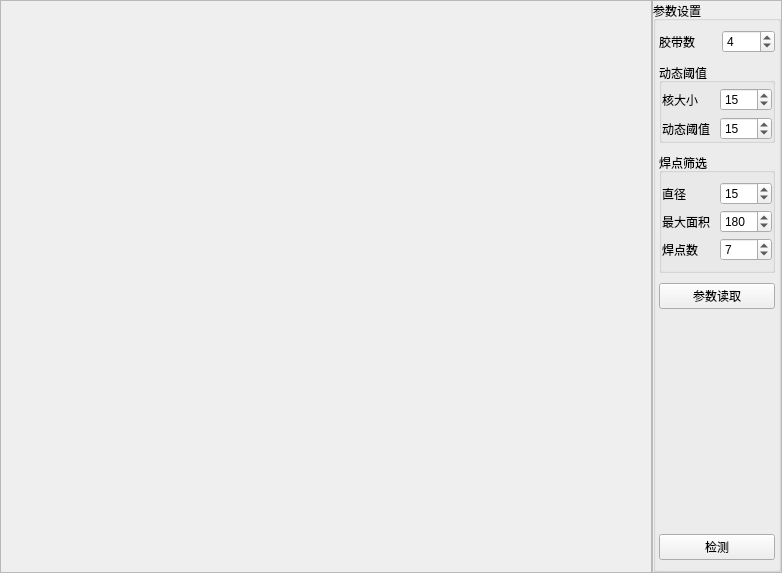
<?xml version="1.0" encoding="UTF-8"?>
<ui version="4.0">
 <class>CCheckHanRegWidget</class>
 <widget class="QWidget" name="CCheckHanRegWidget">
  <property name="geometry">
   <rect>
    <x>0</x>
    <y>0</y>
    <width>782</width>
    <height>573</height>
   </rect>
  </property>
  <property name="windowTitle">
   <string>Form</string>
  </property>
  <layout class="QHBoxLayout" name="horizontalLayout">
   <property name="spacing">
    <number>0</number>
   </property>
   <property name="leftMargin">
    <number>0</number>
   </property>
   <property name="topMargin">
    <number>0</number>
   </property>
   <property name="rightMargin">
    <number>0</number>
   </property>
   <property name="bottomMargin">
    <number>0</number>
   </property>
   <item>
    <widget class="QFrame" name="frame">
     <property name="sizePolicy">
      <sizepolicy hsizetype="Preferred" vsizetype="Preferred">
       <horstretch>5</horstretch>
       <verstretch>0</verstretch>
      </sizepolicy>
     </property>
     <property name="frameShape">
      <enum>QFrame::StyledPanel</enum>
     </property>
     <property name="frameShadow">
      <enum>QFrame::Raised</enum>
     </property>
     <layout class="QHBoxLayout" name="horizontalLayout_2">
      <property name="spacing">
       <number>0</number>
      </property>
      <property name="leftMargin">
       <number>0</number>
      </property>
      <property name="topMargin">
       <number>0</number>
      </property>
      <property name="rightMargin">
       <number>0</number>
      </property>
      <property name="bottomMargin">
       <number>0</number>
      </property>
      <item>
       <layout class="QVBoxLayout" name="vlay_widget"/>
      </item>
     </layout>
    </widget>
   </item>
   <item>
    <widget class="QFrame" name="frame_2">
     <property name="sizePolicy">
      <sizepolicy hsizetype="Preferred" vsizetype="Preferred">
       <horstretch>1</horstretch>
       <verstretch>0</verstretch>
      </sizepolicy>
     </property>
     <property name="frameShape">
      <enum>QFrame::StyledPanel</enum>
     </property>
     <property name="frameShadow">
      <enum>QFrame::Raised</enum>
     </property>
     <layout class="QVBoxLayout" name="vlay_pam">
      <property name="spacing">
       <number>0</number>
      </property>
      <property name="leftMargin">
       <number>0</number>
      </property>
      <property name="topMargin">
       <number>0</number>
      </property>
      <property name="rightMargin">
       <number>0</number>
      </property>
      <property name="bottomMargin">
       <number>0</number>
      </property>
      <item>
       <layout class="QVBoxLayout" name="verticalLayout">
        <item>
         <widget class="QGroupBox" name="groupBox">
          <property name="title">
           <string>参数设置</string>
          </property>
          <layout class="QVBoxLayout" name="verticalLayout_2">
           <property name="spacing">
            <number>10</number>
           </property>
           <property name="leftMargin">
            <number>3</number>
           </property>
           <property name="rightMargin">
            <number>3</number>
           </property>
           <item>
            <layout class="QHBoxLayout" name="horizontalLayout_3">
             <item>
              <widget class="QLabel" name="label">
               <property name="text">
                <string>胶带数</string>
               </property>
              </widget>
             </item>
             <item>
              <widget class="QSpinBox" name="spin_tapeNum">
               <property name="value">
                <number>4</number>
               </property>
              </widget>
             </item>
            </layout>
           </item>
           <item>
            <widget class="QGroupBox" name="groupBox_3">
             <property name="title">
              <string>动态阈值</string>
             </property>
             <property name="flat">
              <bool>true</bool>
             </property>
             <layout class="QVBoxLayout" name="verticalLayout_4">
              <property name="leftMargin">
               <number>0</number>
              </property>
              <property name="topMargin">
               <number>5</number>
              </property>
              <property name="rightMargin">
               <number>0</number>
              </property>
              <property name="bottomMargin">
               <number>0</number>
              </property>
              <item>
               <layout class="QHBoxLayout" name="horizontalLayout_8">
                <item>
                 <widget class="QLabel" name="label_6">
                  <property name="text">
                   <string>核大小</string>
                  </property>
                 </widget>
                </item>
                <item>
                 <widget class="QSpinBox" name="spin_dynkernel">
                  <property name="value">
                   <number>15</number>
                  </property>
                 </widget>
                </item>
               </layout>
              </item>
              <item>
               <layout class="QHBoxLayout" name="horizontalLayout_6">
                <item>
                 <widget class="QLabel" name="label_4">
                  <property name="text">
                   <string>动态阈值</string>
                  </property>
                 </widget>
                </item>
                <item>
                 <widget class="QSpinBox" name="spin_dynThr">
                  <property name="value">
                   <number>15</number>
                  </property>
                 </widget>
                </item>
               </layout>
              </item>
             </layout>
            </widget>
           </item>
           <item>
            <widget class="QGroupBox" name="groupBox_2">
             <property name="title">
              <string>焊点筛选</string>
             </property>
             <property name="flat">
              <bool>true</bool>
             </property>
             <layout class="QVBoxLayout" name="verticalLayout_3">
              <property name="spacing">
               <number>5</number>
              </property>
              <property name="leftMargin">
               <number>0</number>
              </property>
              <property name="rightMargin">
               <number>0</number>
              </property>
              <item>
               <layout class="QHBoxLayout" name="horizontalLayout_4">
                <item>
                 <widget class="QLabel" name="label_2">
                  <property name="text">
                   <string>直径</string>
                  </property>
                 </widget>
                </item>
                <item>
                 <widget class="QSpinBox" name="spin_hanHoleSize">
                  <property name="value">
                   <number>15</number>
                  </property>
                 </widget>
                </item>
               </layout>
              </item>
              <item>
               <layout class="QHBoxLayout" name="horizontalLayout_5">
                <item>
                 <widget class="QLabel" name="label_3">
                  <property name="text">
                   <string>最大面积</string>
                  </property>
                 </widget>
                </item>
                <item>
                 <widget class="QSpinBox" name="spin_maxArea">
                  <property name="maximum">
                   <number>999</number>
                  </property>
                  <property name="value">
                   <number>180</number>
                  </property>
                 </widget>
                </item>
               </layout>
              </item>
              <item>
               <layout class="QHBoxLayout" name="horizontalLayout_7">
                <item>
                 <widget class="QLabel" name="label_5">
                  <property name="text">
                   <string>焊点数</string>
                  </property>
                 </widget>
                </item>
                <item>
                 <widget class="QSpinBox" name="spin_hanSize">
                  <property name="value">
                   <number>7</number>
                  </property>
                 </widget>
                </item>
               </layout>
              </item>
             </layout>
            </widget>
           </item>
           <item>
            <widget class="QPushButton" name="btn_read">
             <property name="text">
              <string>参数读取</string>
             </property>
            </widget>
           </item>
           <item>
            <spacer name="verticalSpacer">
             <property name="orientation">
              <enum>Qt::Vertical</enum>
             </property>
             <property name="sizeHint" stdset="0">
              <size>
               <width>20</width>
               <height>40</height>
              </size>
             </property>
            </spacer>
           </item>
           <item>
            <widget class="QPushButton" name="btn_detect">
             <property name="text">
              <string>检测</string>
             </property>
            </widget>
           </item>
          </layout>
         </widget>
        </item>
       </layout>
      </item>
     </layout>
    </widget>
   </item>
  </layout>
 </widget>
 <resources/>
 <connections>
  <connection>
   <sender>spin_hanHoleSize</sender>
   <signal>valueChanged(int)</signal>
   <receiver>btn_detect</receiver>
   <slot>click()</slot>
   <hints>
    <hint type="sourcelabel">
     <x>737</x>
     <y>115</y>
    </hint>
    <hint type="destinationlabel">
     <x>702</x>
     <y>543</y>
    </hint>
   </hints>
  </connection>
  <connection>
   <sender>spin_maxArea</sender>
   <signal>valueChanged(int)</signal>
   <receiver>btn_detect</receiver>
   <slot>click()</slot>
   <hints>
    <hint type="sourcelabel">
     <x>752</x>
     <y>150</y>
    </hint>
    <hint type="destinationlabel">
     <x>714</x>
     <y>541</y>
    </hint>
   </hints>
  </connection>
  <connection>
   <sender>spin_hanSize</sender>
   <signal>valueChanged(int)</signal>
   <receiver>btn_detect</receiver>
   <slot>click()</slot>
   <hints>
    <hint type="sourcelabel">
     <x>742</x>
     <y>175</y>
    </hint>
    <hint type="destinationlabel">
     <x>734</x>
     <y>542</y>
    </hint>
   </hints>
  </connection>
 </connections>
</ui>
